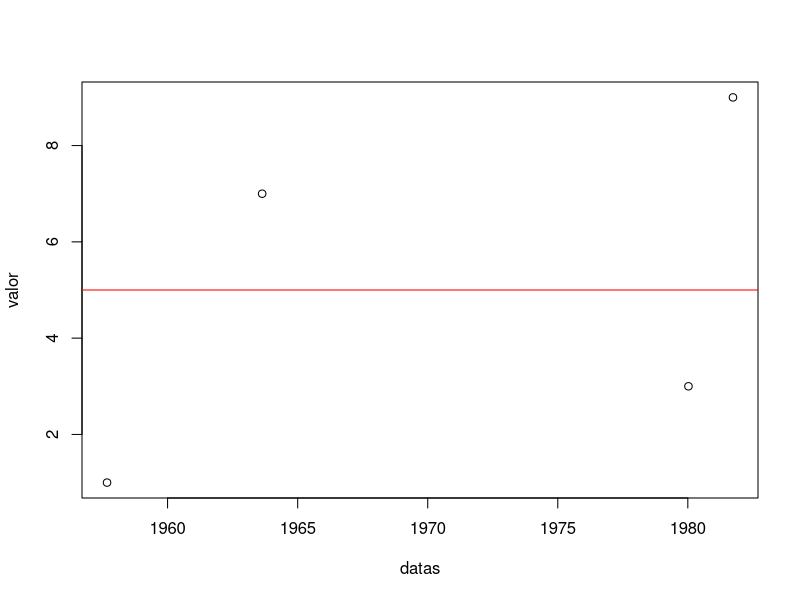
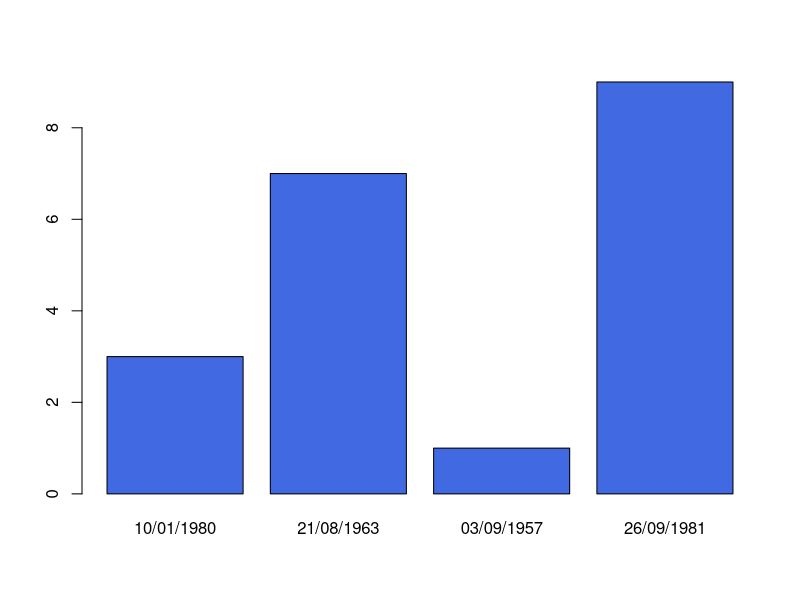

Reproduce these figures in R, in order.

##================================================================================================
##                                                                                              
##    Nome: DATAS                                      
##                                                    
##    Objetivo: Trabalhar com datas
##    prof. Steven Dutt-Ross                          
##    UNIRIO
##    Fonte: http://www.leg.ufpr.br/%7Ewalmes/ensino/ce223-2011-01/ce223-2011-01-aula22.R
##================================================================================================


# Para expressoes regulares no r, tem esse material:
# http://material.curso-r.com/stringr/


#------------------------------------------------------------------------------------------
# uma string que representa uma data precisa ser convertido para data, usando as.Date()

# Vetor de datas no formato brasileiro ( dd/mm/aaaa)
dados<-data.frame(datas = c("10/01/1980","21/08/1963","03/09/1957","26/09/1981") ,
                  valor = c(3,7,1,9),stringsAsFactors = FALSE)
dados

#------------------------------------------------------------------------------------------
# converte para o formato aaaa-mm-dd
dados$datas <- as.Date(dados$datas, "%d/%m/%Y")

#------------------------------------------------------------------------------------------
# Faz um gráfico
plot(dados)
abline(h=mean(dados$valor),col="red")
#ou
barplot(dados$valor,names.arg=format(dados$datas,"%d/%m/%Y"),col="royalblue")

#------------------------------------------------------------------------------------------
# vetor do dia de hoje
hoje <- as.Date(Sys.time())
hojes<-rep(hoje,4)

#------------------------------------------------------------------------------------------
# Diferença de datas (Calculo da idade)

#Para dias
z<-difftime(hojes,dados$datas,units="days")

#Para anos:
z<-difftime(hojes,dados$datas,units="days")/365.25

z<-round(z)
z

#------------------------------------------------------------------------------------------
# Formatacao de datas


format(Sys.Date(),"%d/%m/%Y")
# ou
format(Sys.Date(), "%d %b %Y")

#------------------------------------------------------------------------------------------

